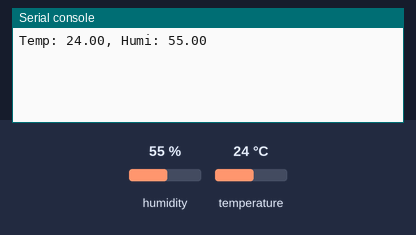
Recording of a program running on a simulated ESP32 board running MicroPython. Shown: the last lines printed to the serial console. The test bench sets the inputs (shaded band); at power-on: humidity 55 %, temperature 24 °C.

Above: at 1.2 s.
1.3 s: humidity set to 22 %
At 6.4 s:
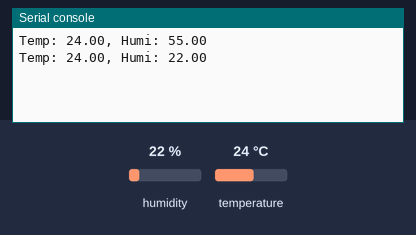
7.3 s: temperature set to 12 °C
At 11.1 s:
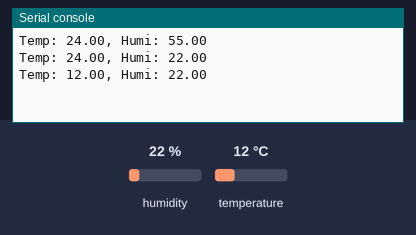
13.3 s: humidity set to 40 %
At 15.7 s:
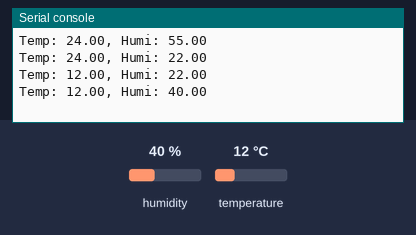
Timing chart, 0 to 17.2 s (numbered marks = the images above; inputs shaded):
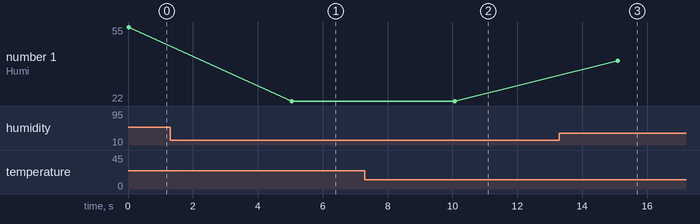

The program:

dht22.py
```python
from dht import DHT22
from machine import Pin
import time
dhtPn = Pin(17)
dht = DHT22(dhtPn)
while True:
  dht.measure()
  print('Temp: {0:.2f}, Humi: {1:.2f}'.format(dht.temperature(), dht.humidity()))
  time.sleep(5)
```

Measured:
- after the input at 1.3 s, the serial console: prints a new line after 3.7 s (image 1)
- after the input at 7.3 s, the serial console: prints a new line after 2.8 s (image 2)
- after the input at 13.3 s, the serial console: prints a new line after 1.8 s (image 3)
- plotted number 1: 55 → 22 after the input at 1.3 s, 22 → 40 after the input at 13.3 s
